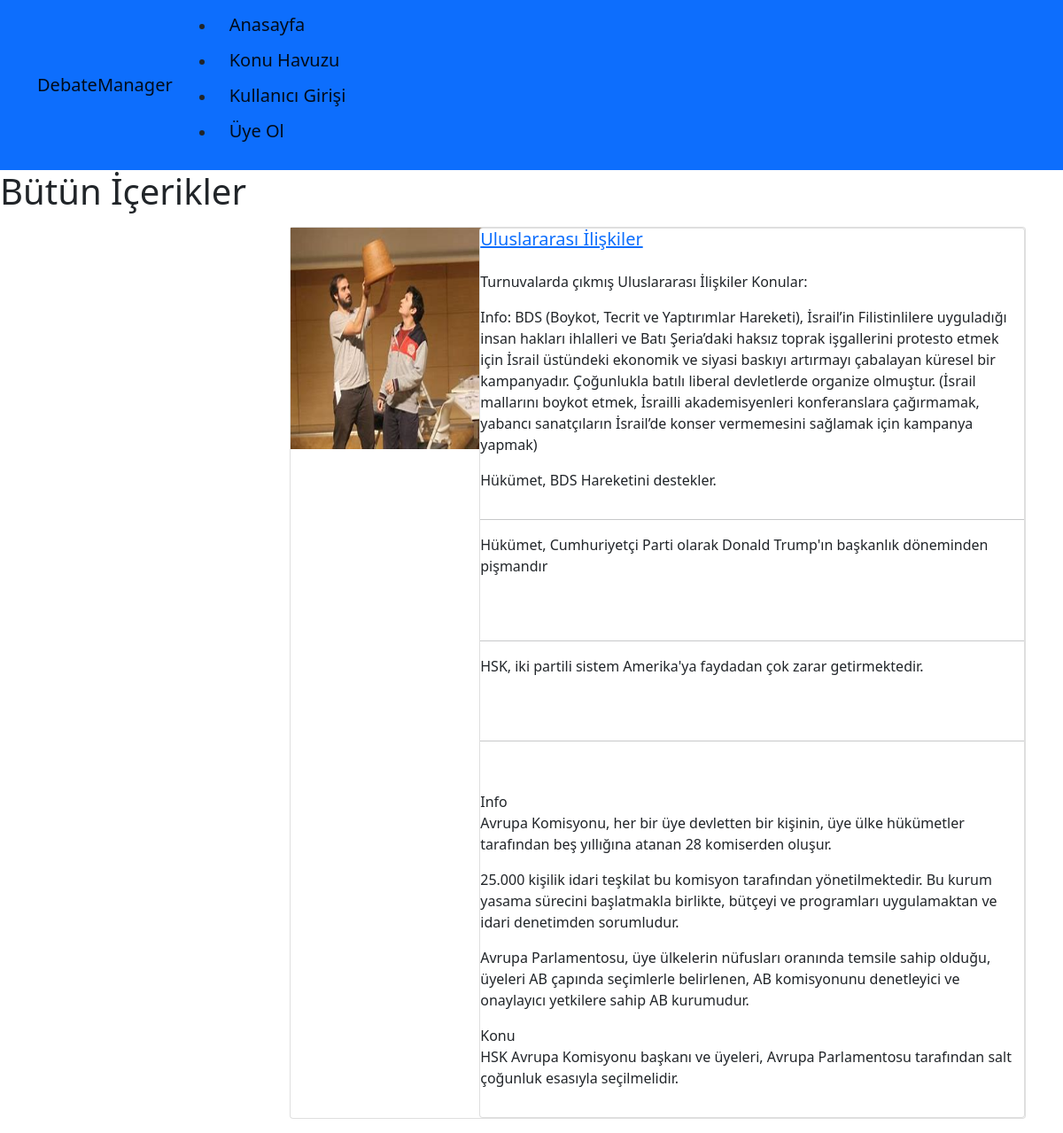
Screenshot of /category/uluslararas-iliskiler/ with the database file from the repository.
### DM/models.py (models this page shows, shortened)
class Blog(models.Model):
    title = models.CharField(max_length=200)
    image = models.CharField(max_length=50)
    description = RichTextField()
    is_active = models.BooleanField(default=False)
    is_home = models.BooleanField(default=False)
    slug = models.SlugField(null=False, blank=True, unique=True, db_index=True, editable=False)
    categories = models.ManyToManyField(Category)

### DM/views.py (the view)
# urls.py: path("category/<slug:slug>/", views.blogs_by_category, name="blogs_by_category"),
def blogs_by_category(request, slug):
    category = get_object_or_404(Category, slug=slug)
    blogs = Blog.objects.filter(is_active=True, categories__slug=slug)
    context = {
        "category": category,
        "blogs": blogs,
    }
    return render(request, "DM/blogs.html", context)

### DM/templates/DM/blogs.html (shortened to what this page needs)
{% extends "base.html" %}
{% block content %}
<h1> Bütün İçerikler</h1>
<div class="container mt-3">
    <div class="row">
        <div class="col-3">
        </div>
        <div class="col-9">
            {% for blog in blogs %}
                <section class="{{blog.title}}">
                {% if blog.is_active %}
                    {% include 'partials/_DM.html' %}
                {% endif %}
            {% endfor %}
        </section>
        </div>
    </div>
</div>
{% endblock %}

### DM/templates/partials/_DM.html
{% load static %}
<div class="card mb-3">
    <div class="row">
        <div class="col-md-3">
            <img src="{% static 'img/'|add:blog.image %}" alt="" width="250" height="250">
        </div>
        <div class="col-md-9">
            <div class="card body">
                <h5 class="card-title">
                    <a href="{% url 'blog_details' blog.slug %}">
                        {{ blog.title }}
                    </a>
                </h5>
                <p class="card-text">{{ blog.description|safe }}</p>
            </div>
        </div>
    </div>
</div>

### rows the page displays
Blog: image (picture), title "Uluslararası İlişkiler", description "Turnuvalarda çıkmış Uluslararası İlişkiler Konular: Info: BDS (Boykot, Tecrit ve Yaptırımlar Hareketi), İsrail’in Filistinlilere uyguladığı insan hakları ihlalleri ve Batı Şeria’daki haksız toprak işgallerini protesto etmek için İsrail üstündeki ekonomik ve siyasi baskıyı artırmayı çabalayan küresel bir kampanyadır. Çoğunlukla batılı liberal devletlerde organize olmuştur. (İsrail mallarını boykot etmek, İsrailli akademisyenleri konferanslara çağırmamak, yabancı sanatçıların İsrail’de konser vermemesini sağlamak için kampanya yapmak) Hükümet, BDS Hareketini destekler. Hükümet, Cumhuriyetçi Parti olarak Donald Trump'ın başkanlık döneminden pişmandır HSK, iki partili sistem Amerika'ya faydadan…"
